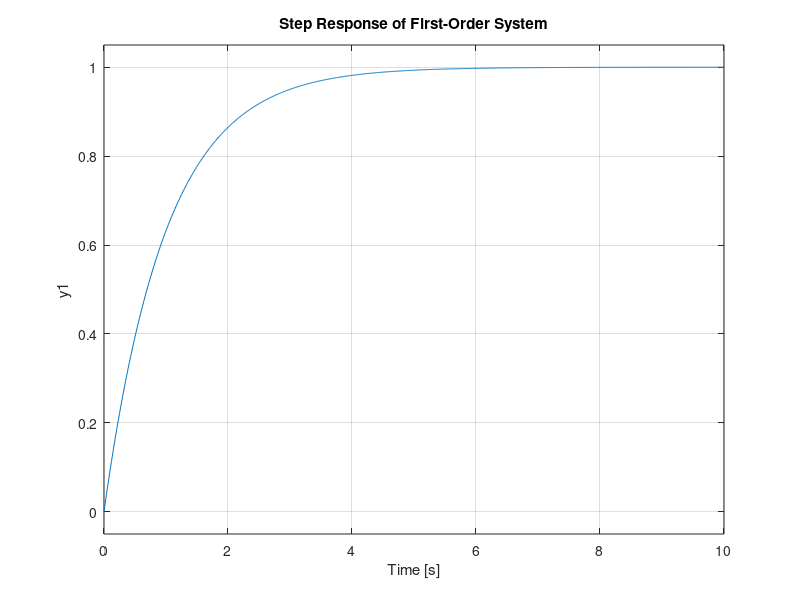

The MATLAB script that drew this image:
clear all
clc

%% First Order System
% G = 1 / ( s + 1 )

Omega = 1;

G_num = 1;
G_den = [1 Omega];
G = tf(G_num,G_den);
G = zpk(G)

% step response

step(G, 0: 0.01: 10);
title('Step Response of First-Order System');
